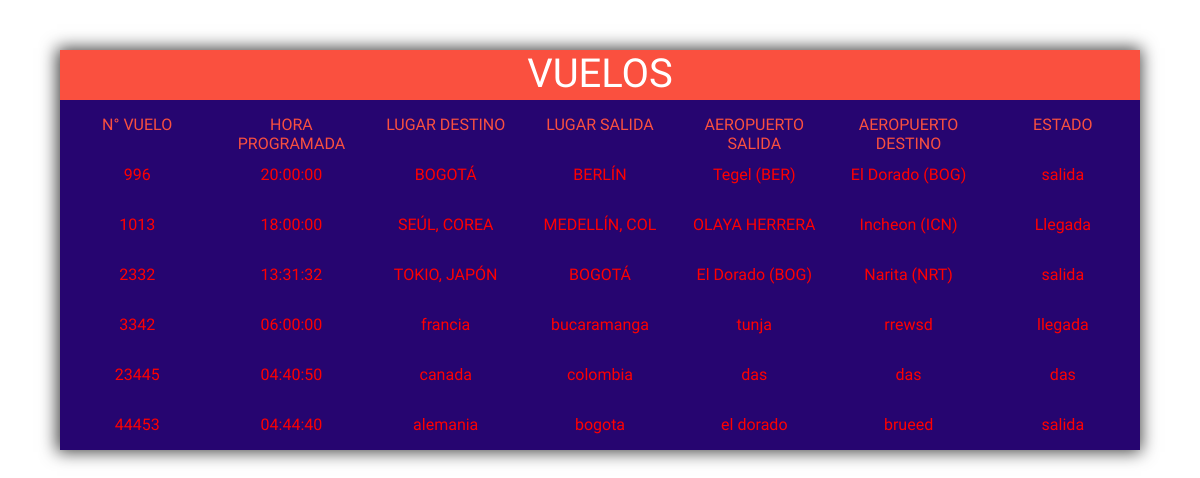
The app's page /admi/vuelos.php, older data.
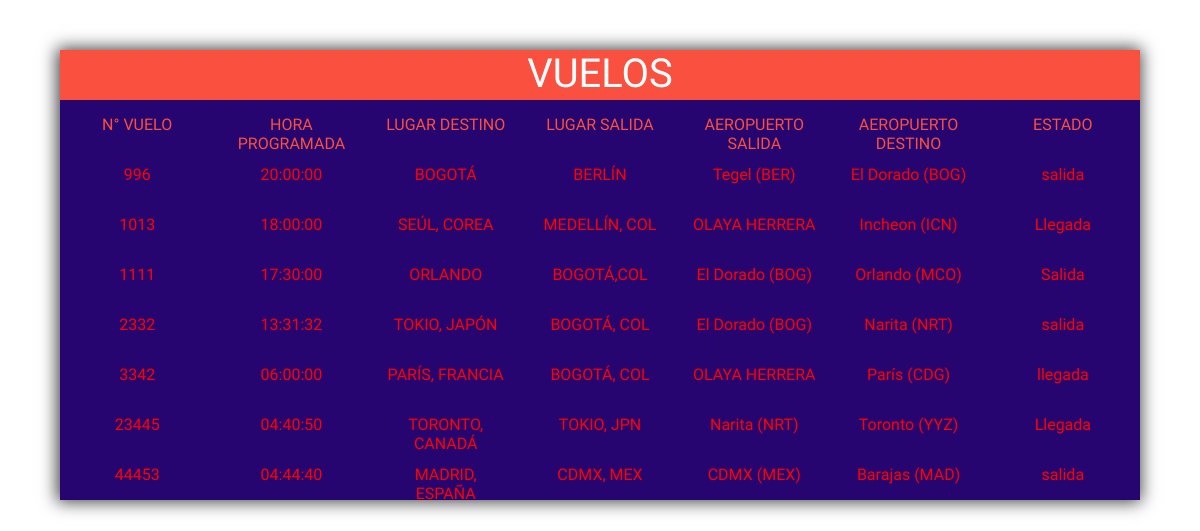
The same page, newer data.
### tables this page shows
CREATE TABLE `vuelos` (
  `id_vuelo` int(5) NOT NULL DEFAULT 0,
  `hora_programada` time DEFAULT NULL,
  `destino` varchar(15) DEFAULT NULL,
  `aeropuerto_salida` varchar(15) DEFAULT NULL,
  `aeropuerto_llegada` varchar(15) DEFAULT NULL,
  `estado` varchar(15) DEFAULT NULL,
  `lugar_salida` varchar(15) DEFAULT NULL
);

### admi/vuelos.php (the view, shortened to what this page needs)
<?php
    require_once('../php/coneccion.php');
    $consulta_vuelos = "SELECT * FROM vuelos";
?>
<!DOCTYPE html>
<html lang="en">
<head>
    <link rel="stylesheet" href="../css/vuelos_admi.css">
</head>
<body>
    <div class="tabla_vuelos_administrador">
        <div class="titulo">VUELOS</div>
        <div class="elem_TI">N° VUELO</div>
        <div class="elem_TI">HORA PROGRAMADA</div>
        <div class="elem_TI">LUGAR DESTINO</div>
        <div class="elem_TI">LUGAR SALIDA</div>
        <div class="elem_TI">AEROPUERTO SALIDA</div>
        <div class="elem_TI">AEROPUERTO DESTINO</div>
        <div class="elem_TI">ESTADO</div>
    <?php $resultados = mysqli_query($mysqli,$consulta_vuelos);
    while($row=mysqli_fetch_assoc($resultados)){?>
        <div class="elem"><?php echo $row["id_vuelo"]; ?> </div>
        <div class="elem"><?php echo $row["hora_programada"]; ?> </div>
        <div class="elem"><?php echo $row["destino"]; ?> </div>
        <div class="elem"><?php echo $row["lugar_salida"]; ?> </div>
        <div class="elem"><?php echo $row["aeropuerto_salida"]; ?> </div>
        <div class="elem"><?php echo $row["aeropuerto_llegada"]; ?> </div>
        <div class="elem"><?php echo $row["estado"]; ?> </div>
        <?php } mysqli_free_result($resultados);?>
    </div>
</body>
</html>

Row changes from the older to the newer data that the page shows:
added vuelos: id_vuelo "1111", hora_programada "17:30:00", destino "ORLANDO", lugar_salida "BOGOTÁ,COL", aeropuerto_salida "El Dorado (BOG)", aeropuerto_llegada "Orlando (MCO)", estado "Salida"
changed vuelos "TOKIO, JAPÓN": lugar_salida "BOGOTÁ" → "BOGOTÁ, COL"
changed vuelos "llegada": destino "francia" → "PARÍS, FRANCIA"; lugar_salida "bucaramanga" → "BOGOTÁ, COL"; aeropuerto_salida "tunja" → "OLAYA HERRERA"; aeropuerto_llegada "rrewsd" → "París (CDG)"
changed vuelos id 23445: destino "canada" → "TORONTO, CANADÁ"; lugar_salida "colombia" → "TOKIO, JPN"; aeropuerto_salida "das" → "Narita (NRT)"; aeropuerto_llegada "das" → "Toronto (YYZ)"; estado "das" → "Llegada"
changed vuelos id 44453: destino "alemania" → "MADRID, ESPAÑA"; lugar_salida "bogota" → "CDMX, MEX"; aeropuerto_salida "el dorado" → "CDMX (MEX)"; aeropuerto_llegada "brueed" → "Barajas (MAD)"
